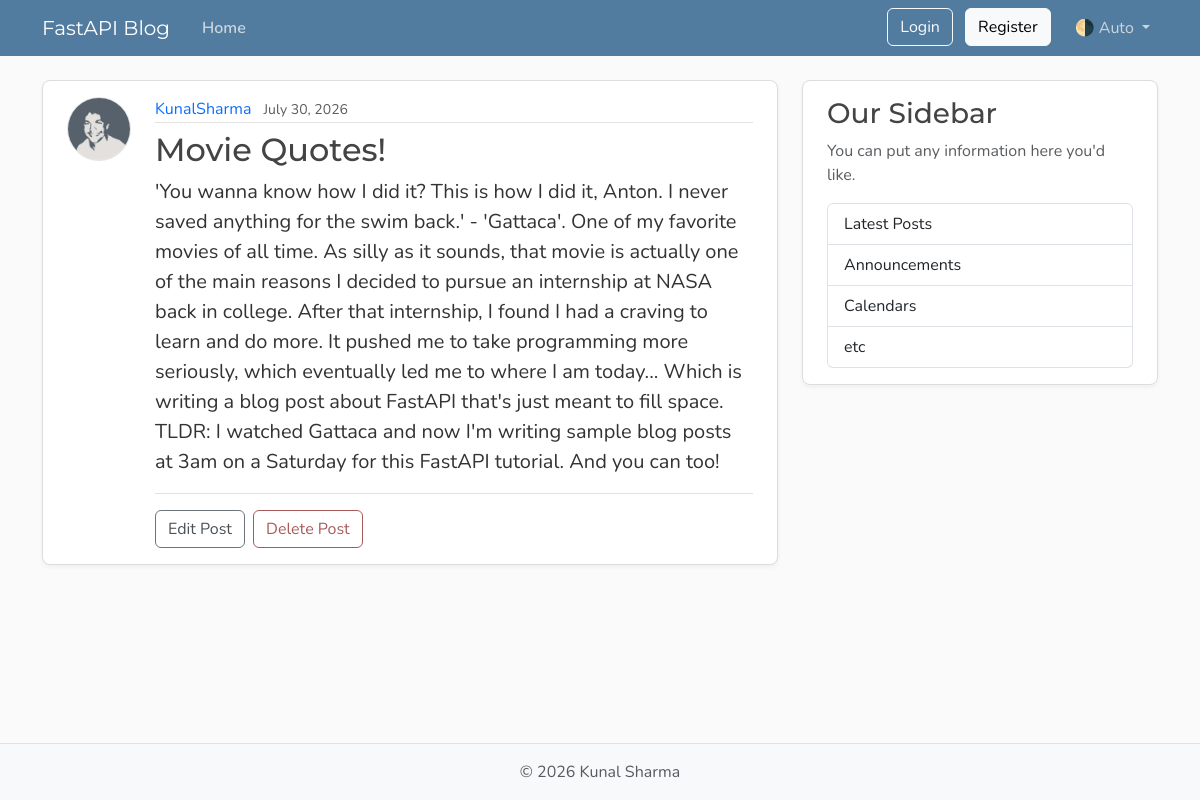
The page /posts/2 on the database its author committed.
### model.py (models this page shows, shortened)
class User(Base):
    __tablename__ = "users"
    id : Mapped[int] = mapped_column(Integer , primary_key=True , index=True)
    username : Mapped[str] = mapped_column(String(50) , unique=True ,nullable=False)
    email : Mapped[str] = mapped_column(String , unique=True , nullable=False)
    password_hash: Mapped[str] = mapped_column(String(200), nullable=False)
    image_file: Mapped[str | None]= mapped_column(
        String(200),
        nullable=True,
        default=None,
    )
    posts:Mapped[list[Post]] =  relationship(
                                back_populates="author",
                                cascade="all ,delete-orphan"
                                )
    reset_tokens: Mapped[list[PasswordResetToken]] = relationship(
    back_populates="user",
    cascade="all, delete-orphan",)

class Post(Base):
    __tablename__ = "posts"
    id: Mapped[int] = mapped_column(Integer, primary_key=True , index = True)
    title : Mapped[str] = mapped_column(String , nullable=False)
    content: Mapped[str] = mapped_column(TEXT , nullable=False)
    user_id: Mapped[int] = mapped_column(
        ForeignKey("users.id"),
        index=True,
        nullable=False )
    date_posted : Mapped[datetime] = mapped_column(
    DATETIME(timezone = True),
    default= lambda :datetime.now(UTC),
    )
    author : Mapped[User] = relationship(back_populates="posts")

### main.py (the view)
@app.get("/posts/{post_id}", name = "post_page")
async def post_page(request : Request , post_id: int , db : Annotated[AsyncSession , Depends(get_db)]):
    result = await  db.execute(select(model.Post).options(selectinload(model.Post.author)).where(model.Post.id == post_id))
    post = result.scalars().first()
    if post:
        title = post.title[:50]
        return templates.TemplateResponse(
            request,
            "post.html",
            {"post":post, "title":title}
        )
    raise HTTPException(
        status_code=status.HTTP_404_NOT_FOUND,
        detail= "Post not found"
    )

### templates/post.html (shortened to what this page needs)
{% extends "layout.html" %}
{% block content %}
    <article class="content-section py-3 px-4 mb-4">
        <div class="d-flex align-items-start gap-4">
            <img class="rounded-circle article-img flex-shrink-0"
                 src="{{ post.author.image_path }}"
                 alt="{{ post.author.username }}'s profile picture"
                 width="64"
                 height="64"
                 loading="lazy">
            <div class="flex-grow-1">
                <div class="article-metadata mb-2">
                    <a class="me-2"
                       href="{{ url_for ("user_posts", user_id=post.author.id ) }}">{{ post.author.username }}</a>
                    <small class="text-body-secondary">{{ post.date_posted.strftime("%B %d, %Y") }}</small>
                </div>
                <h2 class="article-title">{{ post.title }}</h2>
                <p class="article-content">{{ post.content }}</p>
                {% if post.user_id == 1 %}
                    <div class="post-actions mt-3 pt-3 border-top">
                        <button type="button"
                                class="btn btn-outline-secondary me-1"
                                data-bs-toggle="modal"
                                data-bs-target="#editModal">Edit Post</button>
                        <button type="button"
                                class="btn btn-outline-danger"
                                data-bs-toggle="modal"
                                data-bs-target="#deleteModal">Delete Post</button>
                    </div>
                {% endif %}
            </div>
        </div>
    </article>
{% endblock content %}

### static/css/main.css (style rules this page uses)
:root { --font-heading: "Montserrat", system-ui, -apple-system, BlinkMacSystemFont, sans-serif; --font-body: "Nunito", system-ui, -apple-system, BlinkMacSystemFont, sans-serif; --color-bg-body: #fafafa; --color-bg-content: #ffffff; --color-text-primary: #333333; --color-text-heading: #444444; --color-steel: #527c9f; --color-nav-link: #cbd5db; --color-nav-link-hover: #ffffff; --color-link-hover: #428bca; --color-border: #dddddd; --color-border-light: #e3e3e3; --spacing-xl: 5rem; --article-img-size: 4rem; --account-img-size: 7.813rem; }
body { font-family: var(--font-body); background: var(--color-bg-body); color: var(--color-text-primary); }
h1, h2, h3, h4, h5, h6 { font-family: var(--font-heading); color: var(--color-text-heading); }
a { text-decoration: none; }
.content-section { background: var(--color-bg-content); border: 1px solid var(--color-border); border-radius: 0.5rem; box-shadow: 0 2px 4px rgba(15, 23, 42, 0.05); transition: box-shadow 0.15s ease, transform 0.15s ease, border-color 0.15s ease; }
.article-title { color: var(--color-text-heading); transition: color 0.2s ease-in-out; }
.article-content { white-space: pre-line; font-size: 1.25rem; }
.article-img { height: var(--article-img-size); width: var(--article-img-size); flex-shrink: 0; object-fit: cover; border: 1px solid var(--color-border-light); box-shadow: 0 0 0 2px var(--color-bg-content); }
.article-metadata { padding-bottom: 0.063rem; border-bottom: 1px solid var(--color-border-light); }
.article-metadata a { transition: color 0.2s ease-in-out; }
.btn-outline-secondary { --bs-btn-color: #495057; --bs-btn-border-color: #6c757d; --bs-btn-hover-color: #fff; --bs-btn-hover-bg: #5a6268; --bs-btn-hover-border-color: #545b62; --bs-btn-active-color: #fff; --bs-btn-active-bg: #545b62; --bs-btn-active-border-color: #4e555b; }
.btn-outline-danger { --bs-btn-color: #a85b5b; --bs-btn-border-color: #a85b5b; --bs-btn-hover-color: #fff; --bs-btn-hover-bg: #924e4e; --bs-btn-hover-border-color: #874848; --bs-btn-active-color: #fff; --bs-btn-active-bg: #874848; --bs-btn-active-border-color: #7c4242; }

### rows shown on the page
User: author.image_path (picture), author.username "KunalSharma"
Post: date_posted "July 30, 2026", title "Movie Quotes!", content "'You wanna know how I did it? This is how I did it, Anton. I never saved anything for the swim back.' - 'Gattaca'. One of my favorite movies of all time. As silly as it sounds, that movie is actually one of the main reasons I decided to pursue an internship at NASA back in college. After that internship, I found I had a craving to learn and do more. It pushed me to take programming more seriously, which eventually led me to where I am today... Which is writing a blog post about FastAPI that's just meant to fill space. TLDR: I watched Gattaca and now I'm writing sample blog posts at 3am on a Saturday for this FastAPI tutorial. And you can too!"
